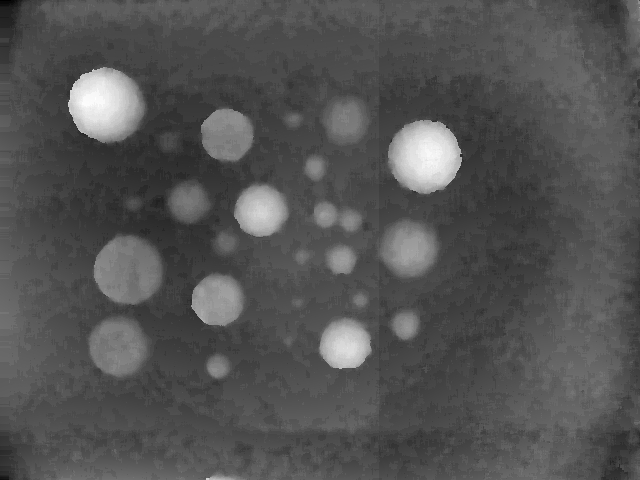
#> input picture im3.jpg, 640 x 480 px, found by its file name
$ jupyter execute --allow-errors load_display_images.ipynb   (shell and % lines are left out)   (text cells are left out)
#> lines starting #> are read from the running program, lines starting #| are printed output that depends on the picture; pictures that were not available may be replaced by others from this repository, and a replacement may not be noted
[cell 1]
import numpy as np
import matplotlib.pyplot as plt

[cell 2]
img1 = plt.imread('C:/Users/coyul/Documents/GitHub/Images_processing_using_python/im3.jpg')
#> img1 is the input picture: shape (480, 640, 3); min 0, max 255, mean 83.3
size=img1.shape
#> size = (480, 640, 3)
print(size)
#| (480, 640, 3)
fig1=plt.figure(figsize = (5,5))
plt.imshow(img1[:,:,0], cmap='gray',vmin=0,vmax=255)
plt.axis('off');
plt.title(['Color image of 8bits and size = '+str(size)]);
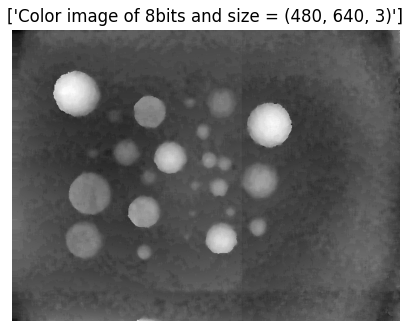
#> figure drawn by matplotlib, 1 panel

[cell 3]
img2 = plt.imread('/home/pds/Documents/GitHub/Images_processing_using_python/im2.jpeg')
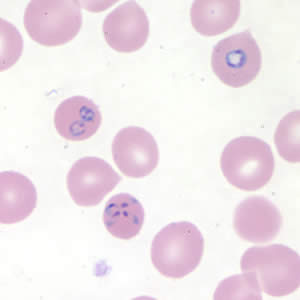
#> input picture babesiosis/im2.jpg, 300 x 300 px, given in place of im2.jpeg, which was not available
#> img2 is the input picture: shape (300, 300, 3); mean R, G, B 240.1, 229.2, 234.3
Size=img2.shape
#> Size = (300, 300, 3)
fig2=plt.figure(figsize = (4,4))
plt.imshow(img2, cmap='gray',vmin=0,vmax=255)
plt.axis('off');
plt.title(['Gray image of 8bits and size = '+str(Size)]);

#> (a cell that did not finish here is left out)

[cell 5]
from mpl_toolkits.mplot3d import Axes3D

#> (a cell that did not finish here is left out)

[cell 7]
fig5 = plt.figure(figsize = (15,8))

a = fig5.add_subplot(1, 3, 1)
plt.imshow(img1, cmap='gray',vmin=0,vmax=2**8)
plt.axis('off');
a.set_title('Image 1')

b = fig5.add_subplot(1, 3, 2)
b.set_title('Image 2')
plt.imshow(img2, cmap='gray',vmin=0,vmax=2**8)
plt.axis('off')

c = fig5.add_subplot(1, 3, 3)
c.set_title('Image 3')
#> (the rest of this cell did not finish here and is left out)

[cell 8]
import cv2

[cell 9]
I = cv2.imread('C:/Users/coyul/Documents/GitHub/Images_processing_using_python/im1.jpg')
# I = cv2.cvtColor(I, cv2.COLOR_BGR2GRAY)
cv2.namedWindow("win", cv2.WINDOW_NORMAL)
cv2.imshow("win", I)
# cv2.namedWindow("win2", cv2.WINDOW_NORMAL)
# Ir=I[10:200,10:200,:]
# cv2.imshow("win2", Ir)
cv2.waitKey(0)
cv2.destroyAllWindows()
#> (the rest of this cell did not finish here and is left out)

[cell 10]
import matplotlib.pyplot as plt
I = cv2.imread('C:/Users/coyul/Documents/GitHub/Images_processing_using_python/im4.png')
#> (the rest of this cell did not finish here and is left out)

[cell 11]
I = cv2.imread('C:/Users/coyul/Documents/GitHub/Images_processing_using_python/im4.png')
#> (the rest of this cell did not finish here and is left out)

[cell 12]
import cv2
import numpy as np
import tkinter as tk
import tkinter.filedialog as fd
import matplotlib.pyplot as plt

root = tk.Tk()
filez = fd.askopenfilenames(parent=root, title='Choose a files of object')
#> the answer given: im3.jpg
root.destroy()

It=cv2.imread(filez[0])
It = cv2.cvtColor(It, cv2.COLOR_BGR2GRAY)
[nf,nc]=It.shape
#> nf = 480; nc = 640
Phi=np.zeros((nf,nc,4))
Phi[:,:,0]=It
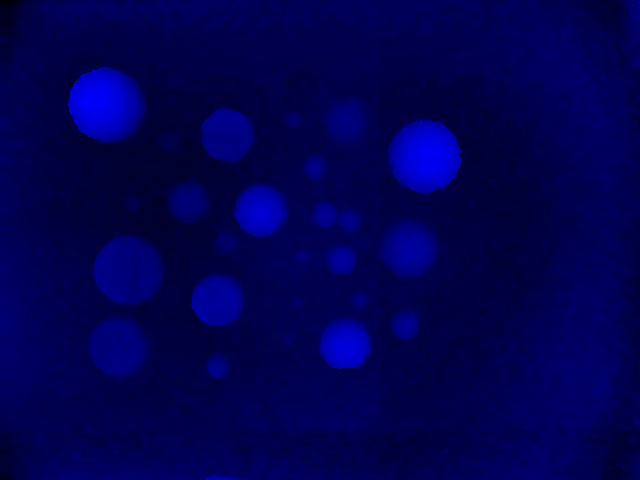
#> Phi: shape (480, 640, 4) float64; mean of channels 0, 1, 2, 3 83.3, 0, 0, 0; drawn as B, G, R
wx=np.zeros((nf,nc,4))
for i in range(1,4):
    It=cv2.imread(filez[0])
    It = cv2.cvtColor(It, cv2.COLOR_BGR2GRAY)
    It=It.astype(np.float64)
    Phi[:,:,i]=It
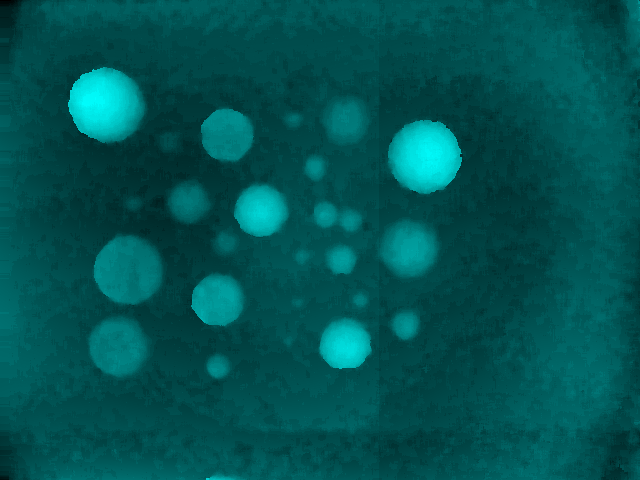
#> Phi: shape (480, 640, 4) float64; mean of channels 0, 1, 2, 3 83.3, 83.3, 0, 0; drawn as B, G, R

root = tk.Tk()
filez = fd.askopenfilenames(parent=root, title='Choose a file of plane')
#> the answer given: babesiosis/im2.jpg
#> `It = cv2.cvtColor(It, cv2.COLOR_BGR2GRAY)`:
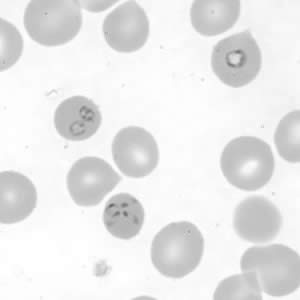
#> It: shape (300, 300); min 97, max 255, mean 233.1
root.destroy()
#> (the rest of this cell did not finish here and is left out)

[cell 13]
Phi_w=np.arctan2(Phi[:,:,0]-Phi[:,:,1],Phi[:,:,2]-Phi[:,:,3])
#> Phi_w: shape (480, 640) float64; every value is 0
print(Phi_w)
#> (printed output is left out)
cv2.namedWindow("win", cv2.WINDOW_NORMAL)
cv2.imshow("win", np.uint8(Phi_w))
cv2.waitKey(0)
cv2.destroyAllWindows()
plt.imshow(Phi_w)
